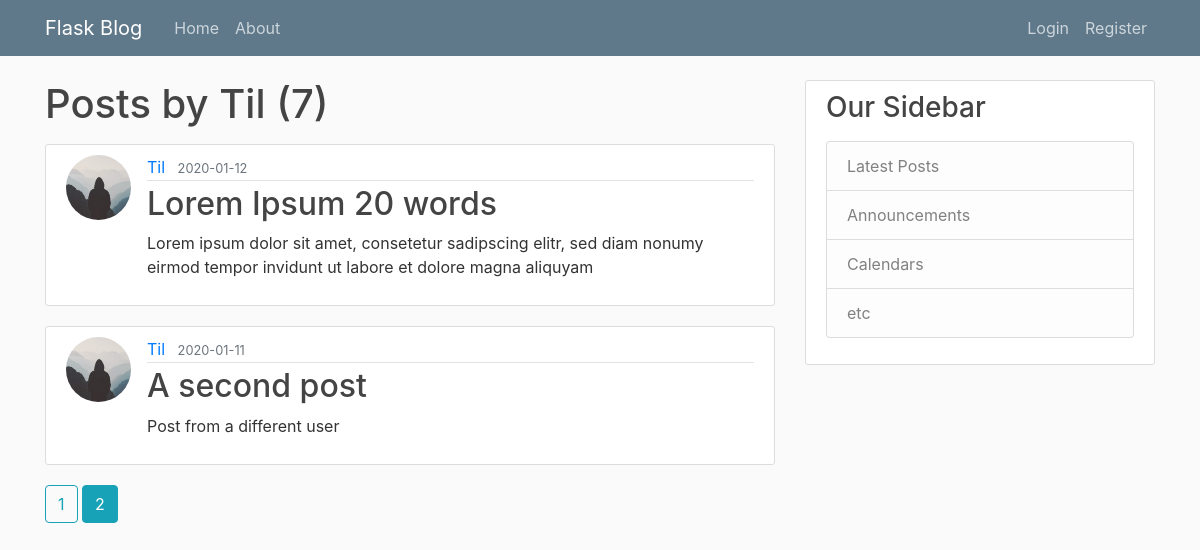
The page /user/Til?page=2 on the database as committed earlier.
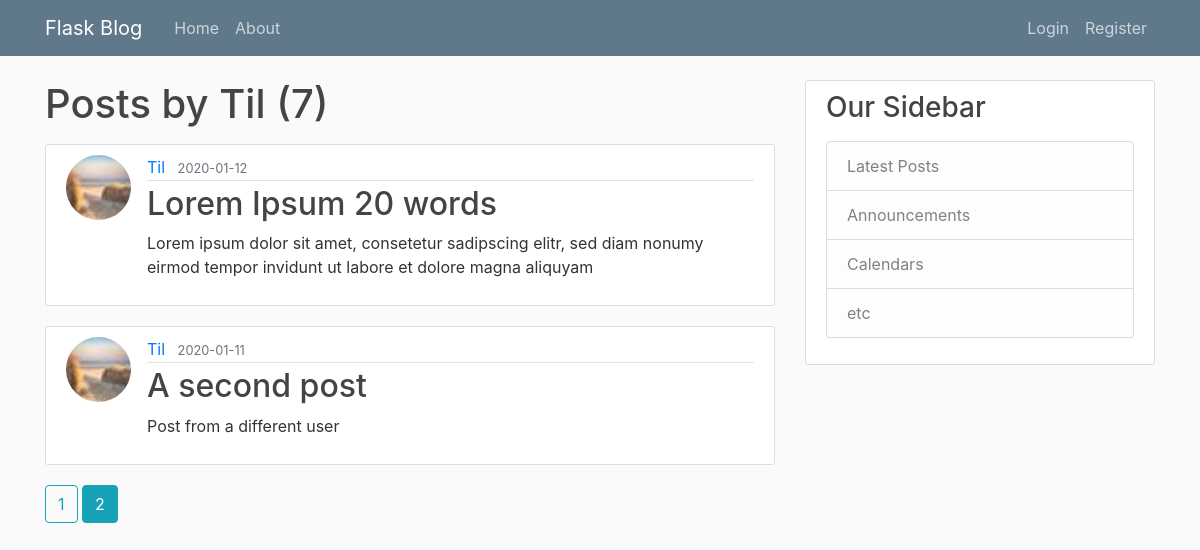
The same page on the database as committed later.
### flaskblog/models.py (models this page shows, shortened)
class Post(db.Model):
    id = db.Column(db.Integer, primary_key=True)
    title = db.Column(db.String(100), nullable=False)
    date_posted = db.Column(db.DateTime, nullable=False, default=datetime.utcnow)
    content = db.Column(db.Text, nullable=False)
    user_id = db.Column(db.Integer, db.ForeignKey('user.id'), nullable=False) # ForeignKey creates a relationship to the user id who has written the post; ForeignKey needs to be written lowercase because it uses the tablename (in the SQLite database) and not the classname of the model

class User(db.Model, UserMixin): # 'db.Model' creates the SQLAlchemy Model; UserMixin is important for flask_login to make the login system work (UserMixin provides funcions like 'is_authenticated' for flask_login)
    id = db.Column(db.Integer, primary_key=True) # 'primary_key' provides a unique id for each column
    username = db.Column(db.String(20), unique=True, nullable=False) # 'unique' makes sure that the username is only one time stored in the database; 'nullable' ensures that the entry is not null
    email = db.Column(db.String(120), unique=True, nullable=False)
    image_file = db.Column(db.String(20), nullable=False, default='default.jpg') # 'default' sets a default entry if nothing was submitted in the form
    password = db.Column(db.String(60), nullable=False)
    posts = db.relationship('Post', backref='author', lazy=True) # relationship with another model (in this case 'Post'; 'Post' need to be spelled like the class); 'backref' creates a kind of column in the related model; 'lazy' ensures that the related data only gets loaded when needed

### flaskblog/routes.py (the view)
@app.route('/user/<string:username>')
def user_posts(username):
    page = request.args.get('page', 1, type=int)
    user = User.query.filter_by(username=username).first_or_404()
    posts = Post.query.filter_by(author=user)\
        .order_by(Post.date_posted.desc())\
        .paginate(page=page, per_page=5)
    return render_template('user_posts.html', title='User', posts=posts, user=user)

### flaskblog/templates/user_posts.html
{% extends "layout.html" %}
{% block content %}
    <h1 class="mb-3">Posts by {{ user.username }} ({{ posts.total }})</h1>
    {% for post in posts.items %}
        <article class="media content-section">
        <img class="rounded-circle article-img" src="{{ url_for('static', filename='profile_pics/' + post.author.image_file) }}">
        <div class="media-body">
            <div class="article-metadata">
            <a class="mr-2" href="{{ url_for('user_posts', username=post.author.username) }}">{{ post.author.username }}</a>
            <small class="text-muted">{{ post.date_posted.strftime('%Y-%m-%d') }}</small>
            </div>
            <h2><a class="article-title" href="{{ url_for('post', post_id=post.id) }}">{{ post.title }}</a></h2>
            <p class="article-content">{{ post.content }}</p>
        </div>
        </article>
    {% endfor %}
    {% for page_num in posts.iter_pages(left_edge=1, right_edge=1, left_current=1, right_current=2) %}
    {% if page_num %}
        {% if posts.page == page_num %}
        <a class="btn btn-info mb-4" href="{{ url_for('user_posts', username=user.username, page=page_num) }}">{{ page_num }}</a>
        {% else %}
        <a class="btn btn-outline-info mb-4" href="{{ url_for('user_posts', username=user.username, page=page_num) }}">{{ page_num }}</a>
        {% endif %}
    {% else %}
        ...
    {% endif %}
    {% endfor %}
{% endblock content %}

Rows that differ between the two databases and show on the page:
changed through a linked row, Post "Lorem Ipsum 20 words": image_file: picture added in place of a placeholder
changed through a linked row, Post "A second post": image_file: picture added in place of a placeholder
